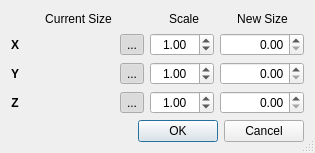
<?xml version="1.0" encoding="UTF-8"?>
<ui version="4.0">
 <class>ResizeDialog</class>
 <widget class="QDialog" name="ResizeDialog">
  <property name="geometry">
   <rect>
    <x>0</x>
    <y>0</y>
    <width>312</width>
    <height>153</height>
   </rect>
  </property>
  <property name="sizePolicy">
   <sizepolicy hsizetype="MinimumExpanding" vsizetype="MinimumExpanding">
    <horstretch>0</horstretch>
    <verstretch>0</verstretch>
   </sizepolicy>
  </property>
  <property name="minimumSize">
   <size>
    <width>0</width>
    <height>0</height>
   </size>
  </property>
  <property name="windowTitle">
   <string>Dialog</string>
  </property>
  <property name="sizeGripEnabled">
   <bool>true</bool>
  </property>
  <layout class="QVBoxLayout" name="verticalLayout">
   <item>
    <layout class="QHBoxLayout" name="horizontalLayout_9" stretch="1,4,1,3,4">
     <item>
      <widget class="QLabel" name="label_8">
       <property name="maximumSize">
        <size>
         <width>20</width>
         <height>16777215</height>
        </size>
       </property>
       <property name="text">
        <string/>
       </property>
      </widget>
     </item>
     <item>
      <widget class="QLabel" name="label_11">
       <property name="sizePolicy">
        <sizepolicy hsizetype="Preferred" vsizetype="Preferred">
         <horstretch>2</horstretch>
         <verstretch>0</verstretch>
        </sizepolicy>
       </property>
       <property name="frameShape">
        <enum>QFrame::NoFrame</enum>
       </property>
       <property name="text">
        <string>Current Size</string>
       </property>
       <property name="alignment">
        <set>Qt::AlignCenter</set>
       </property>
      </widget>
     </item>
     <item>
      <widget class="QLabel" name="label_2">
       <property name="text">
        <string/>
       </property>
      </widget>
     </item>
     <item>
      <widget class="QLabel" name="label_12">
       <property name="sizePolicy">
        <sizepolicy hsizetype="Preferred" vsizetype="Preferred">
         <horstretch>1</horstretch>
         <verstretch>0</verstretch>
        </sizepolicy>
       </property>
       <property name="frameShape">
        <enum>QFrame::NoFrame</enum>
       </property>
       <property name="text">
        <string>Scale</string>
       </property>
       <property name="alignment">
        <set>Qt::AlignCenter</set>
       </property>
      </widget>
     </item>
     <item>
      <widget class="QLabel" name="label">
       <property name="sizePolicy">
        <sizepolicy hsizetype="Preferred" vsizetype="Preferred">
         <horstretch>2</horstretch>
         <verstretch>0</verstretch>
        </sizepolicy>
       </property>
       <property name="text">
        <string>New Size</string>
       </property>
       <property name="alignment">
        <set>Qt::AlignCenter</set>
       </property>
      </widget>
     </item>
    </layout>
   </item>
   <item>
    <layout class="QHBoxLayout" name="horizontalLayout_5" stretch="1,4,1,3,4">
     <item>
      <widget class="QLabel" name="label_18">
       <property name="maximumSize">
        <size>
         <width>20</width>
         <height>16777215</height>
        </size>
       </property>
       <property name="font">
        <font>
         <weight>75</weight>
         <bold>true</bold>
        </font>
       </property>
       <property name="text">
        <string>X</string>
       </property>
       <property name="alignment">
        <set>Qt::AlignCenter</set>
       </property>
      </widget>
     </item>
     <item>
      <widget class="QLabel" name="oldXLabel">
       <property name="sizePolicy">
        <sizepolicy hsizetype="Preferred" vsizetype="Preferred">
         <horstretch>2</horstretch>
         <verstretch>1</verstretch>
        </sizepolicy>
       </property>
       <property name="minimumSize">
        <size>
         <width>89</width>
         <height>0</height>
        </size>
       </property>
       <property name="frameShape">
        <enum>QFrame::NoFrame</enum>
       </property>
       <property name="text">
        <string/>
       </property>
       <property name="alignment">
        <set>Qt::AlignRight|Qt::AlignTrailing|Qt::AlignVCenter</set>
       </property>
      </widget>
     </item>
     <item>
      <widget class="QToolButton" name="lockXButton">
       <property name="toolTip">
        <string>Maintain Aspect Ratio</string>
       </property>
       <property name="text">
        <string>...</string>
       </property>
       <property name="icon">
        <iconset resource="../FaceTools_res.qrc">
         <normaloff>:/icons/UNLOCK</normaloff>
         <normalon>:/icons/LOCK</normalon>:/icons/UNLOCK</iconset>
       </property>
       <property name="checkable">
        <bool>true</bool>
       </property>
       <property name="checked">
        <bool>true</bool>
       </property>
      </widget>
     </item>
     <item>
      <widget class="QDoubleSpinBox" name="resizeXSpinBox">
       <property name="sizePolicy">
        <sizepolicy hsizetype="Minimum" vsizetype="Fixed">
         <horstretch>1</horstretch>
         <verstretch>0</verstretch>
        </sizepolicy>
       </property>
       <property name="alignment">
        <set>Qt::AlignCenter</set>
       </property>
       <property name="showGroupSeparator" stdset="0">
        <bool>false</bool>
       </property>
       <property name="minimum">
        <double>0.010000000000000</double>
       </property>
       <property name="maximum">
        <double>100.000000000000000</double>
       </property>
       <property name="singleStep">
        <double>0.100000000000000</double>
       </property>
       <property name="value">
        <double>1.000000000000000</double>
       </property>
      </widget>
     </item>
     <item>
      <widget class="QDoubleSpinBox" name="newXSpinBox">
       <property name="alignment">
        <set>Qt::AlignRight|Qt::AlignTrailing|Qt::AlignVCenter</set>
       </property>
       <property name="maximum">
        <double>100000.000000000000000</double>
       </property>
      </widget>
     </item>
    </layout>
   </item>
   <item>
    <layout class="QHBoxLayout" name="horizontalLayout_6" stretch="1,4,1,3,4">
     <item>
      <widget class="QLabel" name="label_19">
       <property name="maximumSize">
        <size>
         <width>20</width>
         <height>16777215</height>
        </size>
       </property>
       <property name="font">
        <font>
         <weight>75</weight>
         <bold>true</bold>
        </font>
       </property>
       <property name="text">
        <string>Y</string>
       </property>
       <property name="alignment">
        <set>Qt::AlignCenter</set>
       </property>
      </widget>
     </item>
     <item>
      <widget class="QLabel" name="oldYLabel">
       <property name="sizePolicy">
        <sizepolicy hsizetype="Preferred" vsizetype="Preferred">
         <horstretch>2</horstretch>
         <verstretch>1</verstretch>
        </sizepolicy>
       </property>
       <property name="minimumSize">
        <size>
         <width>89</width>
         <height>0</height>
        </size>
       </property>
       <property name="frameShape">
        <enum>QFrame::NoFrame</enum>
       </property>
       <property name="text">
        <string/>
       </property>
       <property name="alignment">
        <set>Qt::AlignRight|Qt::AlignTrailing|Qt::AlignVCenter</set>
       </property>
      </widget>
     </item>
     <item>
      <widget class="QToolButton" name="lockYButton">
       <property name="toolTip">
        <string>Maintain Aspect Ratio</string>
       </property>
       <property name="text">
        <string>...</string>
       </property>
       <property name="icon">
        <iconset resource="../FaceTools_res.qrc">
         <normaloff>:/icons/UNLOCK</normaloff>
         <normalon>:/icons/LOCK</normalon>:/icons/UNLOCK</iconset>
       </property>
       <property name="checkable">
        <bool>true</bool>
       </property>
       <property name="checked">
        <bool>true</bool>
       </property>
      </widget>
     </item>
     <item>
      <widget class="QDoubleSpinBox" name="resizeYSpinBox">
       <property name="sizePolicy">
        <sizepolicy hsizetype="Minimum" vsizetype="Fixed">
         <horstretch>1</horstretch>
         <verstretch>0</verstretch>
        </sizepolicy>
       </property>
       <property name="alignment">
        <set>Qt::AlignCenter</set>
       </property>
       <property name="minimum">
        <double>0.010000000000000</double>
       </property>
       <property name="maximum">
        <double>100.000000000000000</double>
       </property>
       <property name="singleStep">
        <double>0.100000000000000</double>
       </property>
       <property name="value">
        <double>1.000000000000000</double>
       </property>
      </widget>
     </item>
     <item>
      <widget class="QDoubleSpinBox" name="newYSpinBox">
       <property name="alignment">
        <set>Qt::AlignRight|Qt::AlignTrailing|Qt::AlignVCenter</set>
       </property>
       <property name="maximum">
        <double>100000.000000000000000</double>
       </property>
      </widget>
     </item>
    </layout>
   </item>
   <item>
    <layout class="QHBoxLayout" name="horizontalLayout_7" stretch="1,4,1,3,4">
     <item>
      <widget class="QLabel" name="label_20">
       <property name="maximumSize">
        <size>
         <width>20</width>
         <height>16777215</height>
        </size>
       </property>
       <property name="font">
        <font>
         <weight>75</weight>
         <bold>true</bold>
        </font>
       </property>
       <property name="text">
        <string>Z</string>
       </property>
       <property name="alignment">
        <set>Qt::AlignCenter</set>
       </property>
      </widget>
     </item>
     <item>
      <widget class="QLabel" name="oldZLabel">
       <property name="sizePolicy">
        <sizepolicy hsizetype="Preferred" vsizetype="Preferred">
         <horstretch>2</horstretch>
         <verstretch>1</verstretch>
        </sizepolicy>
       </property>
       <property name="minimumSize">
        <size>
         <width>89</width>
         <height>0</height>
        </size>
       </property>
       <property name="frameShape">
        <enum>QFrame::NoFrame</enum>
       </property>
       <property name="text">
        <string/>
       </property>
       <property name="alignment">
        <set>Qt::AlignRight|Qt::AlignTrailing|Qt::AlignVCenter</set>
       </property>
      </widget>
     </item>
     <item>
      <widget class="QToolButton" name="lockZButton">
       <property name="toolTip">
        <string>Maintain Aspect Ratio</string>
       </property>
       <property name="text">
        <string>...</string>
       </property>
       <property name="icon">
        <iconset resource="../FaceTools_res.qrc">
         <normaloff>:/icons/UNLOCK</normaloff>
         <normalon>:/icons/LOCK</normalon>:/icons/UNLOCK</iconset>
       </property>
       <property name="checkable">
        <bool>true</bool>
       </property>
       <property name="checked">
        <bool>true</bool>
       </property>
      </widget>
     </item>
     <item>
      <widget class="QDoubleSpinBox" name="resizeZSpinBox">
       <property name="sizePolicy">
        <sizepolicy hsizetype="Minimum" vsizetype="Fixed">
         <horstretch>1</horstretch>
         <verstretch>0</verstretch>
        </sizepolicy>
       </property>
       <property name="alignment">
        <set>Qt::AlignCenter</set>
       </property>
       <property name="minimum">
        <double>0.010000000000000</double>
       </property>
       <property name="maximum">
        <double>100.000000000000000</double>
       </property>
       <property name="singleStep">
        <double>0.100000000000000</double>
       </property>
       <property name="value">
        <double>1.000000000000000</double>
       </property>
      </widget>
     </item>
     <item>
      <widget class="QDoubleSpinBox" name="newZSpinBox">
       <property name="alignment">
        <set>Qt::AlignRight|Qt::AlignTrailing|Qt::AlignVCenter</set>
       </property>
       <property name="maximum">
        <double>100000.000000000000000</double>
       </property>
      </widget>
     </item>
    </layout>
   </item>
   <item>
    <widget class="QDialogButtonBox" name="buttonBox">
     <property name="orientation">
      <enum>Qt::Horizontal</enum>
     </property>
     <property name="standardButtons">
      <set>QDialogButtonBox::Cancel|QDialogButtonBox::Ok</set>
     </property>
    </widget>
   </item>
  </layout>
 </widget>
 <resources>
  <include location="../FaceTools_res.qrc"/>
 </resources>
 <connections>
  <connection>
   <sender>buttonBox</sender>
   <signal>accepted()</signal>
   <receiver>ResizeDialog</receiver>
   <slot>accept()</slot>
   <hints>
    <hint type="sourcelabel">
     <x>248</x>
     <y>254</y>
    </hint>
    <hint type="destinationlabel">
     <x>157</x>
     <y>274</y>
    </hint>
   </hints>
  </connection>
  <connection>
   <sender>buttonBox</sender>
   <signal>rejected()</signal>
   <receiver>ResizeDialog</receiver>
   <slot>reject()</slot>
   <hints>
    <hint type="sourcelabel">
     <x>316</x>
     <y>260</y>
    </hint>
    <hint type="destinationlabel">
     <x>286</x>
     <y>274</y>
    </hint>
   </hints>
  </connection>
 </connections>
</ui>
